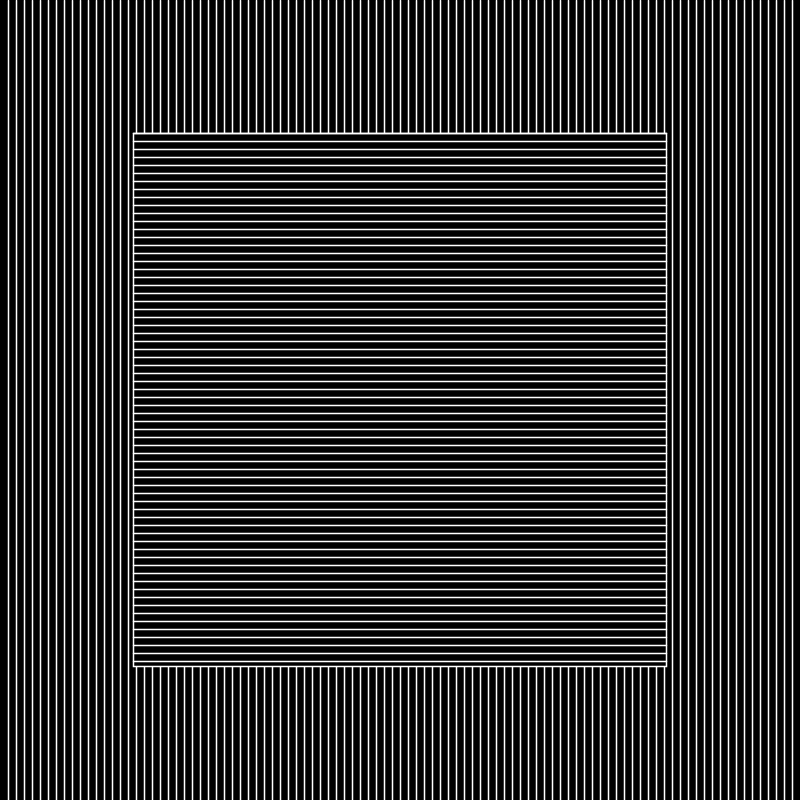
Frame 1 (no input)
Frame 60 (the mouse pressed at the canvas centre just before this capture): identical to frame 1, image omitted
Frame 120 (the mouse held since frame 60 and released just before this capture): identical to frame 1, image omitted

The Processing sketch that drew this single still picture (run headless with seeded random() and noise(); from frame 60 on, the mouse is pressed at the canvas centre):

// Processing sketch: e05_SolLeWitt
// ── e05_SolLeWitt.pde
// Wall Drawing 335
// https://massmoca.org/event/walldrawing335/

float steps = 100;
float bok;
float R;
boolean kolo = false;
void setup() {
  size(800, 800);
  bok = 2*width/3.0;
  R = width/3.0;
}

void draw() {
  background(0);
  stroke(255);
  strokeWeight(1.5);
  float step = width/steps;
  for (float x=step; x<width; x+=step) {
    line(x, 0, x, height);
  }

  fill(0);
  if (!kolo) {
    float startX = (width-bok)/2.0;
    float startY = (height-bok)/2.0;
    rect(startX, startY, bok, bok);
    for (float y=startY; y<startY+bok; y+=step) {
      line(startX, y, startX+bok, y);
    }
  } else {
    ellipse(width/2, height/2, R*2, R*2);
    for (float y=step; y<height; y+=step) {
      float x1 = width/2 - sqrt(sq(R)-sq(y-height/2));
      float x2 = width/2 + sqrt(sq(R)-sq(y-height/2));
      line(x1, y, x2, y);
    }
  }
}
void keyPressed() {
  kolo = !kolo;
}
